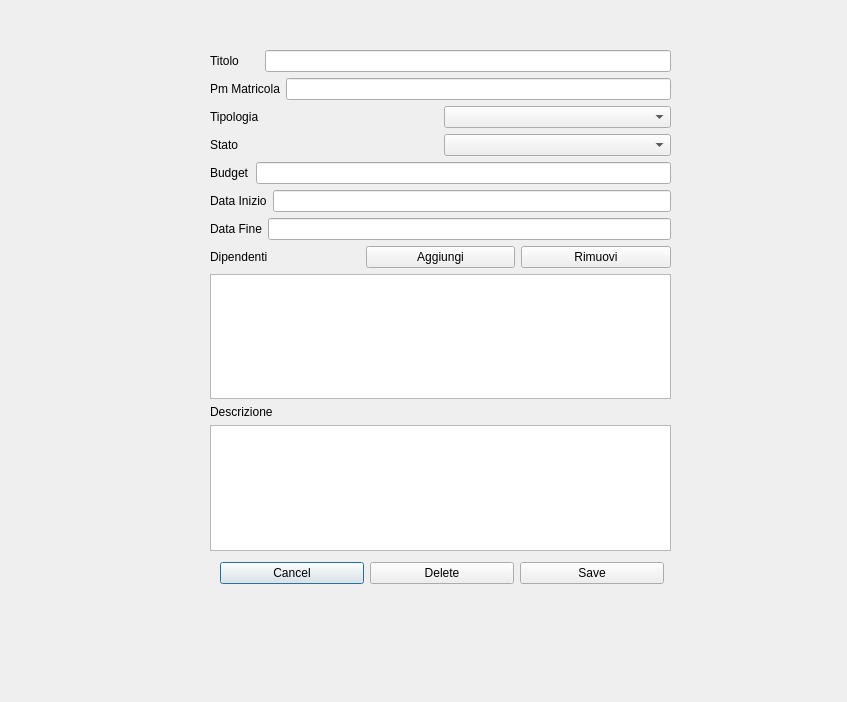
<?xml version="1.0" encoding="UTF-8"?>
<ui version="4.0">
 <class>Dialog</class>
 <widget class="QDialog" name="Dialog">
  <property name="geometry">
   <rect>
    <x>0</x>
    <y>0</y>
    <width>847</width>
    <height>702</height>
   </rect>
  </property>
  <property name="windowTitle">
   <string>Dialog</string>
  </property>
  <widget class="QWidget" name="layoutWidget">
   <property name="geometry">
    <rect>
     <x>220</x>
     <y>560</y>
     <width>444</width>
     <height>27</height>
    </rect>
   </property>
   <layout class="QHBoxLayout" name="horizontalLayout_33">
    <item>
     <widget class="QPushButton" name="button_cancel_progetto_form">
      <property name="text">
       <string>Cancel</string>
      </property>
     </widget>
    </item>
    <item>
     <widget class="QPushButton" name="button_delete_progetto_form">
      <property name="text">
       <string>Delete</string>
      </property>
     </widget>
    </item>
    <item>
     <widget class="QPushButton" name="button_save_progetto_form">
      <property name="text">
       <string>Save</string>
      </property>
     </widget>
    </item>
   </layout>
  </widget>
  <widget class="QWidget" name="layoutWidget_2">
   <property name="geometry">
    <rect>
     <x>210</x>
     <y>50</y>
     <width>461</width>
     <height>501</height>
    </rect>
   </property>
   <layout class="QVBoxLayout" name="verticalLayout_2">
    <item>
     <layout class="QVBoxLayout" name="verticalLayout">
      <item>
       <layout class="QHBoxLayout" name="horizontalLayout"/>
      </item>
      <item>
       <layout class="QHBoxLayout" name="horizontalLayout_2">
        <item>
         <widget class="QLabel" name="label_2">
          <property name="text">
           <string>Titolo      </string>
          </property>
         </widget>
        </item>
        <item>
         <widget class="QLineEdit" name="progetto_titolo"/>
        </item>
       </layout>
      </item>
      <item>
       <layout class="QHBoxLayout" name="horizontalLayout_3">
        <item>
         <widget class="QLabel" name="label_3">
          <property name="text">
           <string>Pm Matricola</string>
          </property>
         </widget>
        </item>
        <item>
         <widget class="QLineEdit" name="progetto_pm_matricola"/>
        </item>
       </layout>
      </item>
      <item>
       <layout class="QHBoxLayout" name="horizontalLayout_4">
        <item>
         <widget class="QLabel" name="label_4">
          <property name="text">
           <string>Tipologia</string>
          </property>
         </widget>
        </item>
        <item>
         <widget class="QComboBox" name="combobox_tipologia"/>
        </item>
       </layout>
      </item>
      <item>
       <layout class="QHBoxLayout" name="horizontalLayout_10">
        <item>
         <widget class="QLabel" name="label_10">
          <property name="text">
           <string>Stato</string>
          </property>
         </widget>
        </item>
        <item>
         <widget class="QComboBox" name="combobox_stato"/>
        </item>
       </layout>
      </item>
     </layout>
    </item>
    <item>
     <layout class="QHBoxLayout" name="horizontalLayout_14">
      <item>
       <widget class="QLabel" name="label_14">
        <property name="text">
         <string>Budget</string>
        </property>
       </widget>
      </item>
      <item>
       <widget class="QLineEdit" name="progetto_budget"/>
      </item>
     </layout>
    </item>
    <item>
     <layout class="QHBoxLayout" name="horizontalLayout_11">
      <item>
       <widget class="QLabel" name="label_11">
        <property name="text">
         <string>Data Inizio</string>
        </property>
       </widget>
      </item>
      <item>
       <widget class="QLineEdit" name="progetto_data_inizio"/>
      </item>
     </layout>
    </item>
    <item>
     <layout class="QHBoxLayout" name="horizontalLayout_12">
      <item>
       <widget class="QLabel" name="label_12">
        <property name="text">
         <string>Data Fine</string>
        </property>
       </widget>
      </item>
      <item>
       <widget class="QLineEdit" name="progetto_data_fine"/>
      </item>
     </layout>
    </item>
    <item>
     <layout class="QVBoxLayout" name="verticalLayout_4"/>
    </item>
    <item>
     <layout class="QVBoxLayout" name="verticalLayout_5">
      <item>
       <layout class="QHBoxLayout" name="horizontalLayout_5">
        <item>
         <widget class="QLabel" name="label_15">
          <property name="text">
           <string>Dipendenti</string>
          </property>
         </widget>
        </item>
        <item>
         <widget class="QPushButton" name="button_add_dipendente">
          <property name="text">
           <string>Aggiungi</string>
          </property>
         </widget>
        </item>
        <item>
         <widget class="QPushButton" name="button_remove_dipendente">
          <property name="text">
           <string>Rimuovi</string>
          </property>
         </widget>
        </item>
       </layout>
      </item>
      <item>
       <widget class="QListWidget" name="list_dipendenti"/>
      </item>
     </layout>
    </item>
    <item>
     <layout class="QHBoxLayout" name="horizontalLayout_13">
      <item>
       <layout class="QVBoxLayout" name="verticalLayout_3">
        <item>
         <widget class="QLabel" name="label_13">
          <property name="text">
           <string>Descrizione</string>
          </property>
         </widget>
        </item>
        <item>
         <widget class="QTextEdit" name="progetto_descrizione"/>
        </item>
       </layout>
      </item>
     </layout>
    </item>
   </layout>
  </widget>
 </widget>
 <resources/>
 <connections/>
</ui>
